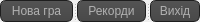
     <widget class="QSplitter" name="splitter">
      <property name="orientation">
       <enum>Qt::Horizontal</enum>
      </property>
      <widget class="QPushButton" name="NewGButton">
       <property name="styleSheet">
        <string notr="true">QToolTip
{
border: 1px solid black;
background-color: #ffa02f;
padding: 1px;
border-radius: 3px;
opacity: 100;
}

QWidget
{
color: #b1b1b1;
background-color: #323232;
}

QWidget:item:hover
{
background-color: QLinearGradient( x1: 0, y1: 0, x2: 0, y2: 1, stop: 0 #ffa02f, stop: 1 #ca0619);
color: #000000;
}

QWidget:item:selected
{
background-color: QLinearGradient( x1: 0, y1: 0, x2: 0, y2: 1, stop: 0 #ffa02f, stop: 1 #d7801a);
}

QMenuBar::item
{
background: transparent;
}

QMenuBar::item:selected
{
background: transparent;
border: 1px solid #ffaa00;
}

QMenuBar::item:pressed
{
background: #444;
border: 1px solid #000;
background-color: QLinearGradient(
x1:0, y1:0,
x2:0, y2:1,
stop:1 #212121,
stop:0.4 #343434/*,
stop:0.2 #343434,
stop:0.1 #ffaa00*/
);
margin-bottom:-1px;
padding-bottom:1px;
}

QMenu
{
border: 1px solid #000;
}

QMenu::item
{
padding: 2px 20px 2px 20px;
}

QMenu::item:selected
{
color: #000000;
}

QWidget:disabled
{
color: #404040;
background-color: #323232;
}

QAbstractItemView
{
background-color: QLinearGradient( x1: 0, y1: 0, x2: 0, y2: 1, stop: 0 #4d4d4d, stop: 0.1 #646464, stop: 1 #5d5d5d);
}

QWidget:focus
{
/*border: 2px solid QLinearGradient( x1: 0, y1: 0, x2: 0, y2: 1, stop: 0 #ffa02f, stop: 1 #d7801a);*/
}

QLineEdit
{
background-color: QLinearGradient( x1: 0, y1: 0, x2: 0, y2: 1, stop: 0 #4d4d4d, stop: 0 #646464, stop: 1 #5d5d5d);
padding: 1px;
border-style: solid;
border: 1px solid #1e1e1e;
border-radius: 5;
}

QPushButton
{
color: #b1b1b1;
background-color: QLinearGradient( x1: 0, y1: 0, x2: 0, y2: 1, stop: 0 #565656, stop: 0.1 #525252, stop: 0.5 #4e4e4e, stop: 0.9 #4a4a4a, stop: 1 #464646);
border-width: 1px;
border-color: #1e1e1e;
border-style: solid;
border-radius: 6;
padding: 3px;
font-size: 12px;
padding-left: 5px;
padding-right: 5px;
}

QPushButton:pressed
{
background-color: QLinearGradient( x1: 0, y1: 0, x2: 0, y2: 1, stop: 0 #2d2d2d, stop: 0.1 #2b2b2b, stop: 0.5 #292929, stop: 0.9 #282828, stop: 1 #252525);
}

QComboBox
{
selection-background-color: #ffaa00;
background-color: QLinearGradient( x1: 0, y1: 0, x2: 0, y2: 1, stop: 0 #565656, stop: 0.1 #525252, stop: 0.5 #4e4e4e, stop: 0.9 #4a4a4a, stop: 1 #464646);
border-style: solid;
border: 1px solid #1e1e1e;
border-radius: 5;
}

QComboBox:hover,QPushButton:hover
{
border: 2px solid QLinearGradient( x1: 0, y1: 0, x2: 0, y2: 1, stop: 0 #ffa02f, stop: 1 #d7801a);
}


QComboBox:on
{
padding-top: 3px;
padding-left: 4px;
background-color: QLinearGradient( x1: 0, y1: 0, x2: 0, y2: 1, stop: 0 #2d2d2d, stop: 0.1 #2b2b2b, stop: 0.5 #292929, stop: 0.9 #282828, stop: 1 #252525);
selection-background-color: #ffaa00;
}

QComboBox QAbstractItemView
{
border: 2px solid darkgray;
selection-background-color: QLinearGradient( x1: 0, y1: 0, x2: 0, y2: 1, stop: 0 #ffa02f, stop: 1 #d7801a);
}

QComboBox::drop-down
{
subcontrol-origin: padding;
subcontrol-position: top right;
width: 15px;

border-left-width: 0px;
border-left-color: darkgray;
border-left-style: solid; /* just a single line */
border-top-right-radius: 3px; /* same radius as the QComboBox */
border-bottom-right-radius: 3px;
}

QComboBox::down-arrow
{
image: url(:/down_arrow.png);
}

QGroupBox:focus
{
border: 2px solid QLinearGradient( x1: 0, y1: 0, x2: 0, y2: 1, stop: 0 #ffa02f, stop: 1 #d7801a);
}

QTextEdit:focus
{
border: 2px solid QLinearGradient( x1: 0, y1: 0, x2: 0, y2: 1, stop: 0 #ffa02f, stop: 1 #d7801a);
}

QScrollBar:horizontal {
border: 1px solid #222222;
background: QLinearGradient( x1: 0, y1: 0, x2: 0, y2: 1, stop: 0.0 #121212, stop: 0.2 #282828, stop: 1 #484848);
height: 7px;
margin: 0px 16px 0 16px;
}

QScrollBar::handle:horizontal
{
background: QLinearGradient( x1: 0, y1: 0, x2: 1, y2: 0, stop: 0 #ffa02f, stop: 0.5 #d7801a, stop: 1 #ffa02f);
min-height: 20px;
border-radius: 2px;
}

QScrollBar::add-line:horizontal {
border: 1px solid #1b1b19;
border-radius: 2px;
background: QLinearGradient( x1: 0, y1: 0, x2: 1, y2: 0, stop: 0 #ffa02f, stop: 1 #d7801a);
width: 14px;
subcontrol-position: right;
subcontrol-origin: margin;
}

QScrollBar::sub-line:horizontal {
border: 1px solid #1b1b19;
border-radius: 2px;
background: QLinearGradient( x1: 0, y1: 0, x2: 1, y2: 0, stop: 0 #ffa02f, stop: 1 #d7801a);
width: 14px;
subcontrol-position: left;
subcontrol-origin: margin;
}

QScrollBar::right-arrow:horizontal, QScrollBar::left-arrow:horizontal
{
border: 1px solid black;
width: 1px;
height: 1px;
background: white;
}

QScrollBar::add-page:horizontal, QScrollBar::sub-page:horizontal
{
background: none;
}

QScrollBar:vertical
{
background: QLinearGradient( x1: 0, y1: 0, x2: 1, y2: 0, stop: 0.0 #121212, stop: 0.2 #282828, stop: 1 #484848);
width: 7px;
margin: 16px 0 16px 0;
border: 1px solid #222222;
}

QScrollBar::handle:vertical
{
background: QLinearGradient( x1: 0, y1: 0, x2: 0, y2: 1, stop: 0 #ffa02f, stop: 0.5 #d7801a, stop: 1 #ffa02f);
min-height: 20px;
border-radius: 2px;
}

QScrollBar::add-line:vertical
{
border: 1px solid #1b1b19;
border-radius: 2px;
background: QLinearGradient( x1: 0, y1: 0, x2: 0, y2: 1, stop: 0 #ffa02f, stop: 1 #d7801a);
height: 14px;
subcontrol-position: bottom;
subcontrol-origin: margin;
}

QScrollBar::sub-line:vertical
{
border: 1px solid #1b1b19;
border-radius: 2px;
background: QLinearGradient( x1: 0, y1: 0, x2: 0, y2: 1, stop: 0 #d7801a, stop: 1 #ffa02f);
height: 14px;
subcontrol-position: top;
subcontrol-origin: margin;
}

QScrollBar::up-arrow:vertical, QScrollBar::down-arrow:vertical
{
border: 1px solid black;
width: 1px;
height: 1px;
background: white;
}


QScrollBar::add-page:vertical, QScrollBar::sub-page:vertical
{
background: none;
}

QTextEdit
{
background-color: #242424;
}

QPlainTextEdit
{
background-color: #242424;
}

QHeaderView::section
{
background-color: QLinearGradient(x1:0, y1:0, x2:0, y2:1, stop:0 #616161, stop: 0.5 #505050, stop: 0.6 #434343, stop:1 #656565);
color: white;
padding-left: 4px;
border: 1px solid #6c6c6c;
}

QCheckBox:disabled
{
color: #414141;
}

QDockWidget::title
{
text-align: center;
spacing: 3px; /* spacing between items in the tool bar */
background-color: QLinearGradient(x1:0, y1:0, x2:0, y2:1, stop:0 #323232, stop: 0.5 #242424, stop:1 #323232);
}

QDockWidget::close-button, QDockWidget::float-button
{
text-align: center;
spacing: 1px; /* spacing between items in the tool bar */
background-color: QLinearGradient(x1:0, y1:0, x2:0, y2:1, stop:0 #323232, stop: 0.5 #242424, stop:1 #323232);
}

QDockWidget::close-button:hover, QDockWidget::float-button:hover
{
background: #242424;
}

QDockWidget::close-button:pressed, QDockWidget::float-button:pressed
{
padding: 1px -1px -1px 1px;
}

QMainWindow::separator
{
background-color: QLinearGradient(x1:0, y1:0, x2:0, y2:1, stop:0 #161616, stop: 0.5 #151515, stop: 0.6 #212121, stop:1 #343434);
color: white;
padding-left: 4px;
border: 1px solid #4c4c4c;
spacing: 3px; /* spacing between items in the tool bar */
}

QMainWindow::separator:hover
{

background-color: QLinearGradient(x1:0, y1:0, x2:0, y2:1, stop:0 #d7801a, stop:0.5 #b56c17 stop:1 #ffa02f);
color: white;
padding-left: 4px;
border: 1px solid #6c6c6c;
spacing: 3px; /* spacing between items in the tool bar */
}

QToolBar::handle
{
spacing: 3px; /* spacing between items in the tool bar */
background: url(:/images/handle.png);
}

QMenu::separator
{
height: 2px;
background-color: QLinearGradient(x1:0, y1:0, x2:0, y2:1, stop:0 #161616, stop: 0.5 #151515, stop: 0.6 #212121, stop:1 #343434);
color: white;
padding-left: 4px;
margin-left: 10px;
margin-right: 5px;
}

QProgressBar
{
border: 2px solid grey;
border-radius: 5px;
text-align: center;
}

QProgressBar::chunk
{
background-color: #d7801a;
width: 2.15px;
margin: 0.5px;
}

QTabBar::tab {
color: #b1b1b1;
border: 1px solid #444;
border-bottom-style: none;
background-color: #323232;
padding-left: 10px;
padding-right: 10px;
padding-top: 3px;
padding-bottom: 2px;
margin-right: -1px;
}

QTabWidget::pane {
border: 1px solid #444;
top: 1px;
}

QTabBar::tab:last
{
margin-right: 0; /* the last selected tab has nothing to overlap with on the right */
border-top-right-radius: 3px;
}

QTabBar::tab:first:!selected
{
margin-left: 0px; /* the last selected tab has nothing to overlap with on the right */


border-top-left-radius: 3px;
}

QTabBar::tab:!selected
{
color: #b1b1b1;
border-bottom-style: solid;
margin-top: 3px;
background-color: QLinearGradient(x1:0, y1:0, x2:0, y2:1, stop:1 #212121, stop:.4 #343434);
}

QTabBar::tab:selected
{
border-top-left-radius: 3px;
border-top-right-radius: 3px;
margin-bottom: 0px;
}

QTabBar::tab:!selected:hover
{
/*border-top: 2px solid #ffaa00;
padding-bottom: 3px;*/
border-top-left-radius: 3px;
border-top-right-radius: 3px;
background-color: QLinearGradient(x1:0, y1:0, x2:0, y2:1, stop:1 #212121, stop:0.4 #343434, stop:0.2 #343434, stop:0.1 #ffaa00);
}

QRadioButton::indicator:checked, QRadioButton::indicator:unchecked{
color: #b1b1b1;
background-color: #323232;
border: 1px solid #b1b1b1;
border-radius: 6px;
}

QRadioButton::indicator:checked
{
background-color: qradialgradient(
cx: 0.5, cy: 0.5,
fx: 0.5, fy: 0.5,
radius: 1.0,
stop: 0.25 #ffaa00,
stop: 0.3 #323232
);
}

QCheckBox::indicator{
color: #b1b1b1;
background-color: #323232;
border: 1px solid #b1b1b1;
width: 9px;
height: 9px;
}

QRadioButton::indicator
{
border-radius: 6px;
}

QRadioButton::indicator:hover, QCheckBox::indicator:hover
{
border: 1px solid #ffaa00;
}

QCheckBox::indicator:checked
{
image:url(:/images/checkbox.png);
}

QCheckBox::indicator:disabled, QRadioButton::indicator:disabled
{
border: 1px solid #444;
}

</string>
       </property>
       <property name="text">
        <string>Нова гра</string>
       </property>
      </widget>
      <widget class="QPushButton" name="RecordsButton">
       <property name="styleSheet">
        <string notr="true">QToolTip
{
border: 1px solid black;
background-color: #ffa02f;
padding: 1px;
border-radius: 3px;
opacity: 100;
}

QWidget
{
color: #b1b1b1;
background-color: #323232;
}

QWidget:item:hover
{
background-color: QLinearGradient( x1: 0, y1: 0, x2: 0, y2: 1, stop: 0 #ffa02f, stop: 1 #ca0619);
color: #000000;
}

QWidget:item:selected
{
background-color: QLinearGradient( x1: 0, y1: 0, x2: 0, y2: 1, stop: 0 #ffa02f, stop: 1 #d7801a);
}

QMenuBar::item
{
background: transparent;
}

QMenuBar::item:selected
{
background: transparent;
border: 1px solid #ffaa00;
}

QMenuBar::item:pressed
{
background: #444;
border: 1px solid #000;
background-color: QLinearGradient(
x1:0, y1:0,
x2:0, y2:1,
stop:1 #212121,
stop:0.4 #343434/*,
stop:0.2 #343434,
stop:0.1 #ffaa00*/
);
margin-bottom:-1px;
padding-bottom:1px;
}

QMenu
{
border: 1px solid #000;
}

QMenu::item
{
padding: 2px 20px 2px 20px;
}

QMenu::item:selected
{
color: #000000;
}

QWidget:disabled
{
color: #404040;
background-color: #323232;
}

QAbstractItemView
{
background-color: QLinearGradient( x1: 0, y1: 0, x2: 0, y2: 1, stop: 0 #4d4d4d, stop: 0.1 #646464, stop: 1 #5d5d5d);
}

QWidget:focus
{
/*border: 2px solid QLinearGradient( x1: 0, y1: 0, x2: 0, y2: 1, stop: 0 #ffa02f, stop: 1 #d7801a);*/
}

QLineEdit
{
background-color: QLinearGradient( x1: 0, y1: 0, x2: 0, y2: 1, stop: 0 #4d4d4d, stop: 0 #646464, stop: 1 #5d5d5d);
padding: 1px;
border-style: solid;
border: 1px solid #1e1e1e;
border-radius: 5;
}

QPushButton
{
color: #b1b1b1;
background-color: QLinearGradient( x1: 0, y1: 0, x2: 0, y2: 1, stop: 0 #565656, stop: 0.1 #525252, stop: 0.5 #4e4e4e, stop: 0.9 #4a4a4a, stop: 1 #464646);
border-width: 1px;
border-color: #1e1e1e;
border-style: solid;
border-radius: 6;
padding: 3px;
font-size: 12px;
padding-left: 5px;
padding-right: 5px;
}

QPushButton:pressed
{
background-color: QLinearGradient( x1: 0, y1: 0, x2: 0, y2: 1, stop: 0 #2d2d2d, stop: 0.1 #2b2b2b, stop: 0.5 #292929, stop: 0.9 #282828, stop: 1 #252525);
}

QComboBox
{
selection-background-color: #ffaa00;
background-color: QLinearGradient( x1: 0, y1: 0, x2: 0, y2: 1, stop: 0 #565656, stop: 0.1 #525252, stop: 0.5 #4e4e4e, stop: 0.9 #4a4a4a, stop: 1 #464646);
border-style: solid;
border: 1px solid #1e1e1e;
border-radius: 5;
}

QComboBox:hover,QPushButton:hover
{
border: 2px solid QLinearGradient( x1: 0, y1: 0, x2: 0, y2: 1, stop: 0 #ffa02f, stop: 1 #d7801a);
}


QComboBox:on
{
padding-top: 3px;
padding-left: 4px;
background-color: QLinearGradient( x1: 0, y1: 0, x2: 0, y2: 1, stop: 0 #2d2d2d, stop: 0.1 #2b2b2b, stop: 0.5 #292929, stop: 0.9 #282828, stop: 1 #252525);
selection-background-color: #ffaa00;
}

QComboBox QAbstractItemView
{
border: 2px solid darkgray;
selection-background-color: QLinearGradient( x1: 0, y1: 0, x2: 0, y2: 1, stop: 0 #ffa02f, stop: 1 #d7801a);
}

QComboBox::drop-down
{
subcontrol-origin: padding;
subcontrol-position: top right;
width: 15px;

border-left-width: 0px;
border-left-color: darkgray;
border-left-style: solid; /* just a single line */
border-top-right-radius: 3px; /* same radius as the QComboBox */
border-bottom-right-radius: 3px;
}

QComboBox::down-arrow
{
image: url(:/down_arrow.png);
}

QGroupBox:focus
{
border: 2px solid QLinearGradient( x1: 0, y1: 0, x2: 0, y2: 1, stop: 0 #ffa02f, stop: 1 #d7801a);
}

QTextEdit:focus
{
border: 2px solid QLinearGradient( x1: 0, y1: 0, x2: 0, y2: 1, stop: 0 #ffa02f, stop: 1 #d7801a);
}

QScrollBar:horizontal {
border: 1px solid #222222;
background: QLinearGradient( x1: 0, y1: 0, x2: 0, y2: 1, stop: 0.0 #121212, stop: 0.2 #282828, stop: 1 #484848);
height: 7px;
margin: 0px 16px 0 16px;
}

QScrollBar::handle:horizontal
{
background: QLinearGradient( x1: 0, y1: 0, x2: 1, y2: 0, stop: 0 #ffa02f, stop: 0.5 #d7801a, stop: 1 #ffa02f);
min-height: 20px;
border-radius: 2px;
}

QScrollBar::add-line:horizontal {
border: 1px solid #1b1b19;
border-radius: 2px;
background: QLinearGradient( x1: 0, y1: 0, x2: 1, y2: 0, stop: 0 #ffa02f, stop: 1 #d7801a);
width: 14px;
subcontrol-position: right;
subcontrol-origin: margin;
}

QScrollBar::sub-line:horizontal {
border: 1px solid #1b1b19;
border-radius: 2px;
background: QLinearGradient( x1: 0, y1: 0, x2: 1, y2: 0, stop: 0 #ffa02f, stop: 1 #d7801a);
width: 14px;
subcontrol-position: left;
subcontrol-origin: margin;
}

QScrollBar::right-arrow:horizontal, QScrollBar::left-arrow:horizontal
{
border: 1px solid black;
width: 1px;
height: 1px;
background: white;
}

QScrollBar::add-page:horizontal, QScrollBar::sub-page:horizontal
{
background: none;
}

QScrollBar:vertical
{
background: QLinearGradient( x1: 0, y1: 0, x2: 1, y2: 0, stop: 0.0 #121212, stop: 0.2 #282828, stop: 1 #484848);
width: 7px;
margin: 16px 0 16px 0;
border: 1px solid #222222;
}

QScrollBar::handle:vertical
{
background: QLinearGradient( x1: 0, y1: 0, x2: 0, y2: 1, stop: 0 #ffa02f, stop: 0.5 #d7801a, stop: 1 #ffa02f);
min-height: 20px;
border-radius: 2px;
}

QScrollBar::add-line:vertical
{
border: 1px solid #1b1b19;
border-radius: 2px;
background: QLinearGradient( x1: 0, y1: 0, x2: 0, y2: 1, stop: 0 #ffa02f, stop: 1 #d7801a);
height: 14px;
subcontrol-position: bottom;
subcontrol-origin: margin;
}

QScrollBar::sub-line:vertical
{
border: 1px solid #1b1b19;
border-radius: 2px;
background: QLinearGradient( x1: 0, y1: 0, x2: 0, y2: 1, stop: 0 #d7801a, stop: 1 #ffa02f);
height: 14px;
subcontrol-position: top;
subcontrol-origin: margin;
}

QScrollBar::up-arrow:vertical, QScrollBar::down-arrow:vertical
{
border: 1px solid black;
width: 1px;
height: 1px;
background: white;
}


QScrollBar::add-page:vertical, QScrollBar::sub-page:vertical
{
background: none;
}

QTextEdit
{
background-color: #242424;
}

QPlainTextEdit
{
background-color: #242424;
}

QHeaderView::section
{
background-color: QLinearGradient(x1:0, y1:0, x2:0, y2:1, stop:0 #616161, stop: 0.5 #505050, stop: 0.6 #434343, stop:1 #656565);
color: white;
padding-left: 4px;
border: 1px solid #6c6c6c;
}

QCheckBox:disabled
{
color: #414141;
}

QDockWidget::title
{
text-align: center;
spacing: 3px; /* spacing between items in the tool bar */
background-color: QLinearGradient(x1:0, y1:0, x2:0, y2:1, stop:0 #323232, stop: 0.5 #242424, stop:1 #323232);
}

QDockWidget::close-button, QDockWidget::float-button
{
text-align: center;
spacing: 1px; /* spacing between items in the tool bar */
background-color: QLinearGradient(x1:0, y1:0, x2:0, y2:1, stop:0 #323232, stop: 0.5 #242424, stop:1 #323232);
}

QDockWidget::close-button:hover, QDockWidget::float-button:hover
{
background: #242424;
}

QDockWidget::close-button:pressed, QDockWidget::float-button:pressed
{
padding: 1px -1px -1px 1px;
}

QMainWindow::separator
{
background-color: QLinearGradient(x1:0, y1:0, x2:0, y2:1, stop:0 #161616, stop: 0.5 #151515, stop: 0.6 #212121, stop:1 #343434);
color: white;
padding-left: 4px;
border: 1px solid #4c4c4c;
spacing: 3px; /* spacing between items in the tool bar */
}

QMainWindow::separator:hover
{

background-color: QLinearGradient(x1:0, y1:0, x2:0, y2:1, stop:0 #d7801a, stop:0.5 #b56c17 stop:1 #ffa02f);
color: white;
padding-left: 4px;
border: 1px solid #6c6c6c;
spacing: 3px; /* spacing between items in the tool bar */
}

QToolBar::handle
{
spacing: 3px; /* spacing between items in the tool bar */
background: url(:/images/handle.png);
}

QMenu::separator
{
height: 2px;
background-color: QLinearGradient(x1:0, y1:0, x2:0, y2:1, stop:0 #161616, stop: 0.5 #151515, stop: 0.6 #212121, stop:1 #343434);
color: white;
padding-left: 4px;
margin-left: 10px;
margin-right: 5px;
}

QProgressBar
{
border: 2px solid grey;
border-radius: 5px;
text-align: center;
}

QProgressBar::chunk
{
background-color: #d7801a;
width: 2.15px;
margin: 0.5px;
}

QTabBar::tab {
color: #b1b1b1;
border: 1px solid #444;
border-bottom-style: none;
background-color: #323232;
padding-left: 10px;
padding-right: 10px;
padding-top: 3px;
padding-bottom: 2px;
margin-right: -1px;
}

QTabWidget::pane {
border: 1px solid #444;
top: 1px;
}

QTabBar::tab:last
{
margin-right: 0; /* the last selected tab has nothing to overlap with on the right */
border-top-right-radius: 3px;
}

QTabBar::tab:first:!selected
{
margin-left: 0px; /* the last selected tab has nothing to overlap with on the right */


border-top-left-radius: 3px;
}

QTabBar::tab:!selected
{
color: #b1b1b1;
border-bottom-style: solid;
margin-top: 3px;
background-color: QLinearGradient(x1:0, y1:0, x2:0, y2:1, stop:1 #212121, stop:.4 #343434);
}

QTabBar::tab:selected
{
border-top-left-radius: 3px;
border-top-right-radius: 3px;
margin-bottom: 0px;
}

QTabBar::tab:!selected:hover
{
/*border-top: 2px solid #ffaa00;
padding-bottom: 3px;*/
border-top-left-radius: 3px;
border-top-right-radius: 3px;
background-color: QLinearGradient(x1:0, y1:0, x2:0, y2:1, stop:1 #212121, stop:0.4 #343434, stop:0.2 #343434, stop:0.1 #ffaa00);
}

QRadioButton::indicator:checked, QRadioButton::indicator:unchecked{
color: #b1b1b1;
background-color: #323232;
border: 1px solid #b1b1b1;
border-radius: 6px;
}

QRadioButton::indicator:checked
{
background-color: qradialgradient(
cx: 0.5, cy: 0.5,
fx: 0.5, fy: 0.5,
radius: 1.0,
stop: 0.25 #ffaa00,
stop: 0.3 #323232
);
}

QCheckBox::indicator{
color: #b1b1b1;
background-color: #323232;
border: 1px solid #b1b1b1;
width: 9px;
height: 9px;
}

QRadioButton::indicator
{
border-radius: 6px;
}

QRadioButton::indicator:hover, QCheckBox::indicator:hover
{
border: 1px solid #ffaa00;
}

QCheckBox::indicator:checked
{
image:url(:/images/checkbox.png);
}

QCheckBox::indicator:disabled, QRadioButton::indicator:disabled
{
border: 1px solid #444;
}

</string>
       </property>
       <property name="text">
        <string>Рекорди</string>
       </property>
      </widget>
      <widget class="QPushButton" name="CloseButton">
       <property name="styleSheet">
        <string notr="true">QToolTip
{
border: 1px solid black;
background-color: #ffa02f;
padding: 1px;
border-radius: 3px;
opacity: 100;
}

QWidget
{
color: #b1b1b1;
background-color: #323232;
}

QWidget:item:hover
{
background-color: QLinearGradient( x1: 0, y1: 0, x2: 0, y2: 1, stop: 0 #ffa02f, stop: 1 #ca0619);
color: #000000;
}

QWidget:item:selected
{
background-color: QLinearGradient( x1: 0, y1: 0, x2: 0, y2: 1, stop: 0 #ffa02f, stop: 1 #d7801a);
}

QMenuBar::item
{
background: transparent;
}

QMenuBar::item:selected
{
background: transparent;
border: 1px solid #ffaa00;
}

QMenuBar::item:pressed
{
background: #444;
border: 1px solid #000;
background-color: QLinearGradient(
x1:0, y1:0,
x2:0, y2:1,
stop:1 #212121,
stop:0.4 #343434/*,
stop:0.2 #343434,
stop:0.1 #ffaa00*/
);
margin-bottom:-1px;
padding-bottom:1px;
}

QMenu
{
border: 1px solid #000;
}

QMenu::item
{
padding: 2px 20px 2px 20px;
}

QMenu::item:selected
{
color: #000000;
}

QWidget:disabled
{
color: #404040;
background-color: #323232;
}

QAbstractItemView
{
background-color: QLinearGradient( x1: 0, y1: 0, x2: 0, y2: 1, stop: 0 #4d4d4d, stop: 0.1 #646464, stop: 1 #5d5d5d);
}

QWidget:focus
{
/*border: 2px solid QLinearGradient( x1: 0, y1: 0, x2: 0, y2: 1, stop: 0 #ffa02f, stop: 1 #d7801a);*/
}

QLineEdit
{
background-color: QLinearGradient( x1: 0, y1: 0, x2: 0, y2: 1, stop: 0 #4d4d4d, stop: 0 #646464, stop: 1 #5d5d5d);
padding: 1px;
border-style: solid;
border: 1px solid #1e1e1e;
border-radius: 5;
}

QPushButton
{
color: #b1b1b1;
background-color: QLinearGradient( x1: 0, y1: 0, x2: 0, y2: 1, stop: 0 #565656, stop: 0.1 #525252, stop: 0.5 #4e4e4e, stop: 0.9 #4a4a4a, stop: 1 #464646);
border-width: 1px;
border-color: #1e1e1e;
border-style: solid;
border-radius: 6;
padding: 3px;
font-size: 12px;
padding-left: 5px;
padding-right: 5px;
}

QPushButton:pressed
{
background-color: QLinearGradient( x1: 0, y1: 0, x2: 0, y2: 1, stop: 0 #2d2d2d, stop: 0.1 #2b2b2b, stop: 0.5 #292929, stop: 0.9 #282828, stop: 1 #252525);
}

QComboBox
{
selection-background-color: #ffaa00;
background-color: QLinearGradient( x1: 0, y1: 0, x2: 0, y2: 1, stop: 0 #565656, stop: 0.1 #525252, stop: 0.5 #4e4e4e, stop: 0.9 #4a4a4a, stop: 1 #464646);
border-style: solid;
border: 1px solid #1e1e1e;
border-radius: 5;
}

QComboBox:hover,QPushButton:hover
{
border: 2px solid QLinearGradient( x1: 0, y1: 0, x2: 0, y2: 1, stop: 0 #ffa02f, stop: 1 #d7801a);
}


QComboBox:on
{
padding-top: 3px;
padding-left: 4px;
background-color: QLinearGradient( x1: 0, y1: 0, x2: 0, y2: 1, stop: 0 #2d2d2d, stop: 0.1 #2b2b2b, stop: 0.5 #292929, stop: 0.9 #282828, stop: 1 #252525);
selection-background-color: #ffaa00;
}

QComboBox QAbstractItemView
{
border: 2px solid darkgray;
selection-background-color: QLinearGradient( x1: 0, y1: 0, x2: 0, y2: 1, stop: 0 #ffa02f, stop: 1 #d7801a);
}

QComboBox::drop-down
{
subcontrol-origin: padding;
subcontrol-position: top right;
width: 15px;

border-left-width: 0px;
border-left-color: darkgray;
border-left-style: solid; /* just a single line */
border-top-right-radius: 3px; /* same radius as the QComboBox */
border-bottom-right-radius: 3px;
}

QComboBox::down-arrow
{
image: url(:/down_arrow.png);
}

QGroupBox:focus
{
border: 2px solid QLinearGradient( x1: 0, y1: 0, x2: 0, y2: 1, stop: 0 #ffa02f, stop: 1 #d7801a);
}

QTextEdit:focus
{
border: 2px solid QLinearGradient( x1: 0, y1: 0, x2: 0, y2: 1, stop: 0 #ffa02f, stop: 1 #d7801a);
}

QScrollBar:horizontal {
border: 1px solid #222222;
background: QLinearGradient( x1: 0, y1: 0, x2: 0, y2: 1, stop: 0.0 #121212, stop: 0.2 #282828, stop: 1 #484848);
height: 7px;
margin: 0px 16px 0 16px;
}

QScrollBar::handle:horizontal
{
background: QLinearGradient( x1: 0, y1: 0, x2: 1, y2: 0, stop: 0 #ffa02f, stop: 0.5 #d7801a, stop: 1 #ffa02f);
min-height: 20px;
border-radius: 2px;
}

QScrollBar::add-line:horizontal {
border: 1px solid #1b1b19;
border-radius: 2px;
background: QLinearGradient( x1: 0, y1: 0, x2: 1, y2: 0, stop: 0 #ffa02f, stop: 1 #d7801a);
width: 14px;
subcontrol-position: right;
subcontrol-origin: margin;
}

QScrollBar::sub-line:horizontal {
border: 1px solid #1b1b19;
border-radius: 2px;
background: QLinearGradient( x1: 0, y1: 0, x2: 1, y2: 0, stop: 0 #ffa02f, stop: 1 #d7801a);
width: 14px;
subcontrol-position: left;
subcontrol-origin: margin;
}

QScrollBar::right-arrow:horizontal, QScrollBar::left-arrow:horizontal
{
border: 1px solid black;
width: 1px;
height: 1px;
background: white;
}

QScrollBar::add-page:horizontal, QScrollBar::sub-page:horizontal
{
background: none;
}

QScrollBar:vertical
{
background: QLinearGradient( x1: 0, y1: 0, x2: 1, y2: 0, stop: 0.0 #121212, stop: 0.2 #282828, stop: 1 #484848);
width: 7px;
margin: 16px 0 16px 0;
border: 1px solid #222222;
}

QScrollBar::handle:vertical
{
background: QLinearGradient( x1: 0, y1: 0, x2: 0, y2: 1, stop: 0 #ffa02f, stop: 0.5 #d7801a, stop: 1 #ffa02f);
min-height: 20px;
border-radius: 2px;
}

QScrollBar::add-line:vertical
{
border: 1px solid #1b1b19;
border-radius: 2px;
background: QLinearGradient( x1: 0, y1: 0, x2: 0, y2: 1, stop: 0 #ffa02f, stop: 1 #d7801a);
height: 14px;
subcontrol-position: bottom;
subcontrol-origin: margin;
}

QScrollBar::sub-line:vertical
{
border: 1px solid #1b1b19;
border-radius: 2px;
background: QLinearGradient( x1: 0, y1: 0, x2: 0, y2: 1, stop: 0 #d7801a, stop: 1 #ffa02f);
height: 14px;
subcontrol-position: top;
subcontrol-origin: margin;
}

QScrollBar::up-arrow:vertical, QScrollBar::down-arrow:vertical
{
border: 1px solid black;
width: 1px;
height: 1px;
background: white;
}


QScrollBar::add-page:vertical, QScrollBar::sub-page:vertical
{
background: none;
}

QTextEdit
{
background-color: #242424;
}

QPlainTextEdit
{
background-color: #242424;
}

QHeaderView::section
{
background-color: QLinearGradient(x1:0, y1:0, x2:0, y2:1, stop:0 #616161, stop: 0.5 #505050, stop: 0.6 #434343, stop:1 #656565);
color: white;
padding-left: 4px;
border: 1px solid #6c6c6c;
}

QCheckBox:disabled
{
color: #414141;
}

QDockWidget::title
{
text-align: center;
spacing: 3px; /* spacing between items in the tool bar */
background-color: QLinearGradient(x1:0, y1:0, x2:0, y2:1, stop:0 #323232, stop: 0.5 #242424, stop:1 #323232);
}

QDockWidget::close-button, QDockWidget::float-button
{
text-align: center;
spacing: 1px; /* spacing between items in the tool bar */
background-color: QLinearGradient(x1:0, y1:0, x2:0, y2:1, stop:0 #323232, stop: 0.5 #242424, stop:1 #323232);
}

QDockWidget::close-button:hover, QDockWidget::float-button:hover
{
background: #242424;
}

QDockWidget::close-button:pressed, QDockWidget::float-button:pressed
{
padding: 1px -1px -1px 1px;
}

QMainWindow::separator
{
background-color: QLinearGradient(x1:0, y1:0, x2:0, y2:1, stop:0 #161616, stop: 0.5 #151515, stop: 0.6 #212121, stop:1 #343434);
color: white;
padding-left: 4px;
border: 1px solid #4c4c4c;
spacing: 3px; /* spacing between items in the tool bar */
}

QMainWindow::separator:hover
{

background-color: QLinearGradient(x1:0, y1:0, x2:0, y2:1, stop:0 #d7801a, stop:0.5 #b56c17 stop:1 #ffa02f);
color: white;
padding-left: 4px;
border: 1px solid #6c6c6c;
spacing: 3px; /* spacing between items in the tool bar */
}

QToolBar::handle
{
spacing: 3px; /* spacing between items in the tool bar */
background: url(:/images/handle.png);
}

QMenu::separator
{
height: 2px;
background-color: QLinearGradient(x1:0, y1:0, x2:0, y2:1, stop:0 #161616, stop: 0.5 #151515, stop: 0.6 #212121, stop:1 #343434);
color: white;
padding-left: 4px;
margin-left: 10px;
margin-right: 5px;
}

QProgressBar
{
border: 2px solid grey;
border-radius: 5px;
text-align: center;
}

QProgressBar::chunk
{
background-color: #d7801a;
width: 2.15px;
margin: 0.5px;
}

QTabBar::tab {
color: #b1b1b1;
border: 1px solid #444;
border-bottom-style: none;
background-color: #323232;
padding-left: 10px;
padding-right: 10px;
padding-top: 3px;
padding-bottom: 2px;
margin-right: -1px;
}

QTabWidget::pane {
border: 1px solid #444;
top: 1px;
}

QTabBar::tab:last
{
margin-right: 0; /* the last selected tab has nothing to overlap with on the right */
border-top-right-radius: 3px;
}

QTabBar::tab:first:!selected
{
margin-left: 0px; /* the last selected tab has nothing to overlap with on the right */


border-top-left-radius: 3px;
}

QTabBar::tab:!selected
{
color: #b1b1b1;
border-bottom-style: solid;
margin-top: 3px;
background-color: QLinearGradient(x1:0, y1:0, x2:0, y2:1, stop:1 #212121, stop:.4 #343434);
}

QTabBar::tab:selected
{
border-top-left-radius: 3px;
border-top-right-radius: 3px;
margin-bottom: 0px;
}

QTabBar::tab:!selected:hover
{
/*border-top: 2px solid #ffaa00;
padding-bottom: 3px;*/
border-top-left-radius: 3px;
border-top-right-radius: 3px;
background-color: QLinearGradient(x1:0, y1:0, x2:0, y2:1, stop:1 #212121, stop:0.4 #343434, stop:0.2 #343434, stop:0.1 #ffaa00);
}

QRadioButton::indicator:checked, QRadioButton::indicator:unchecked{
color: #b1b1b1;
background-color: #323232;
border: 1px solid #b1b1b1;
border-radius: 6px;
}

QRadioButton::indicator:checked
{
background-color: qradialgradient(
cx: 0.5, cy: 0.5,
fx: 0.5, fy: 0.5,
radius: 1.0,
stop: 0.25 #ffaa00,
stop: 0.3 #323232
);
}

QCheckBox::indicator{
color: #b1b1b1;
background-color: #323232;
border: 1px solid #b1b1b1;
width: 9px;
height: 9px;
}

QRadioButton::indicator
{
border-radius: 6px;
}

QRadioButton::indicator:hover, QCheckBox::indicator:hover
{
border: 1px solid #ffaa00;
}

QCheckBox::indicator:checked
{
image:url(:/images/checkbox.png);
}

QCheckBox::indicator:disabled, QRadioButton::indicator:disabled
{
border: 1px solid #444;
}

</string>
       </property>
       <property name="text">
        <string>Вихід</string>
       </property>
      </widget>
     </widget>
